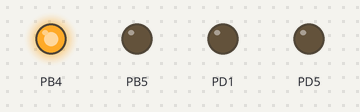
Simulated run of this program. Board: ATmega328P, built with avr-gcc and emulated at 16 MHz (the files do not name the chip). Parts: output pins drawn as LEDs (lit = HIGH).

Above: at 0.5 s.
At 2.7 s:
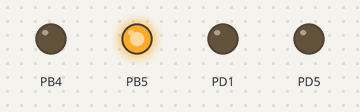
At 3.7 s:
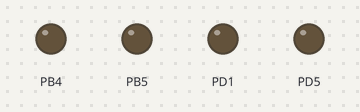
At 4.7 s:
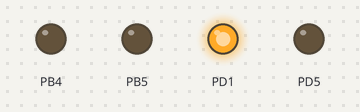
At 6.9 s:
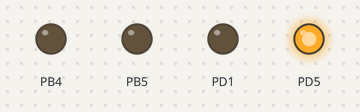
At 9.9 s:
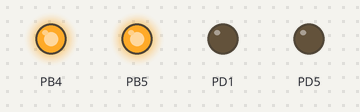
Timing chart, 0 to 10.9 s (numbered marks = the images above):
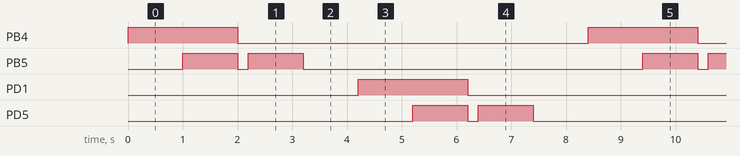

Measured:
- by itself, PB4, PD1: alternates HIGH for 2.0 s and LOW for 6.4 s
- by itself, PB5, PD5: repeats every 8.4 s: LOW 0.20 s, HIGH 1.0 s, LOW 6.2 s, HIGH 1.0 s
- by itself, everything shown: repeats every 8.4 s, in 10 steps

The program:

main.c
```c
#define F_CPU 16000000UL

#include <avr/io.h>
#include <util/delay.h>
#include <avr/wdt.h>
#define clear_bit(sfr, bit) (_SFR_BYTE(sfr) &= ~_BV(bit))
#define set_bit(sfr, bit) (_SFR_BYTE(sfr) |= _BV(bit))
#define toogle_bit(sfr, bit) (_SFR_BYTE(sfr) ^= _BV(bit))

int main(int argc, char** argv)
{
    MCUSR &= ~_BV(WDRF);
    wdt_disable();

    set_bit(DDRB, DDB5);
    clear_bit(PORTB, PB5);
    set_bit(DDRB, DDB4);
    clear_bit(PORTB, PB4);

    set_bit(DDRD, DDD1);
    clear_bit(PORTD, PD1);
    set_bit(DDRD, DDD5);
    clear_bit(PORTD, PD5);

    while (1)
    {
        set_bit(PORTB, PB4);
        _delay_ms(1000);
        set_bit(PORTB, PB5);
        _delay_ms(1000);
        clear_bit(PORTB, PB4);
        clear_bit(PORTB, PB5);
        _delay_ms(200);
        set_bit(PORTB, PB5);
        _delay_ms(1000);
        clear_bit(PORTB, PB4);
        clear_bit(PORTB, PB5);
        _delay_ms(1000);

        set_bit(PORTD, PD1);
        _delay_ms(1000);
        set_bit(PORTD, PD5);
        _delay_ms(1000);
        clear_bit(PORTD, PD1);
        clear_bit(PORTD, PD5);
        _delay_ms(200);
        set_bit(PORTD, PD5);
        _delay_ms(1000);
        clear_bit(PORTD, PD1);
        clear_bit(PORTD, PD5);
        _delay_ms(1000);
    }

    return 0;
}
```
